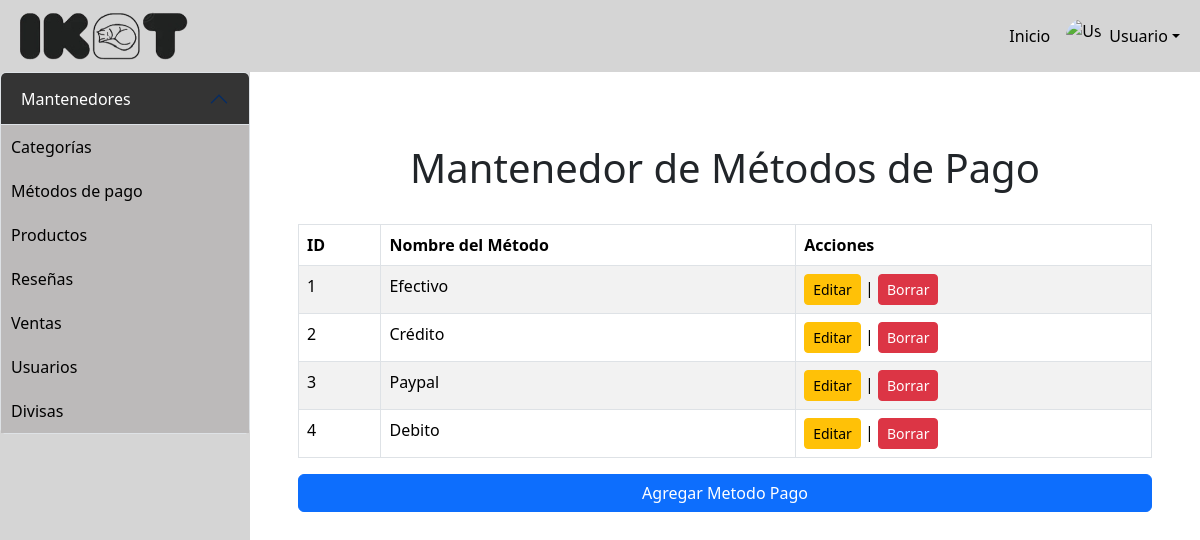
The app's page /mantenedores/Mantenedor_metodo_pago/mostrar_metodo_pago.php, older data.
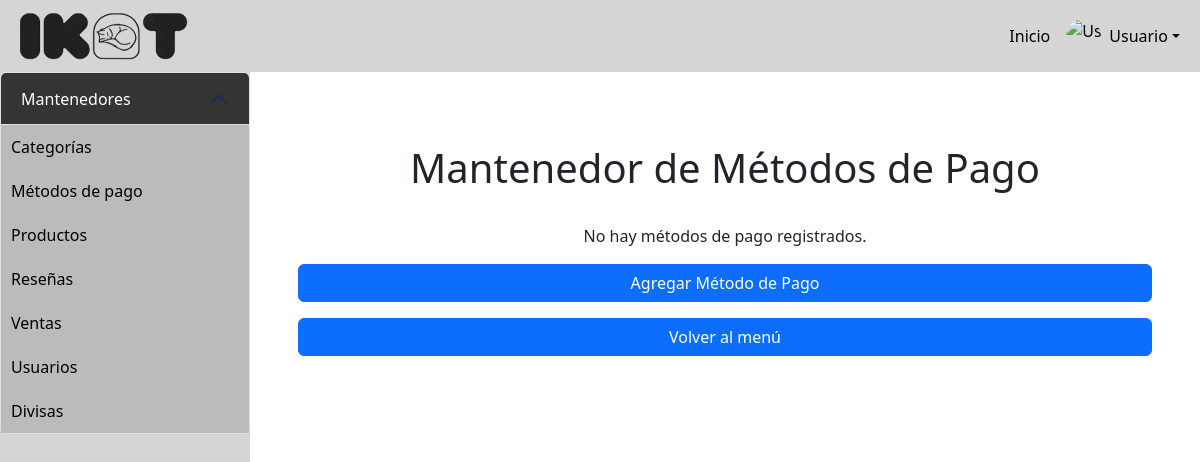
The same page, newer data.
### tables this page shows
CREATE TABLE `metodo_pago` (
  `id_metodo` int(10) NOT NULL,
  `nombre_metodo` varchar(50) NOT NULL,
  `activo` tinyint(1) NOT NULL
);

### mantenedores/Mantenedor_metodo_pago/mostrar_metodo_pago.php (the view, shortened to what the changed rows need)
<?php
include '../conexion.php';
?>
<!DOCTYPE html>
<html lang="en">
<head>
    <link href="https://cdn.jsdelivr.net/npm/bootstrap@5.3.3/dist/css/bootstrap.min.css" rel="stylesheet">
    <link rel="stylesheet" href="../menu/styles.css">
</head>
<body>
    <div class="d-flex">
        <div class="content-area flex-grow-1 p-5">
            <h1 class="text-center p-4">Mantenedor de Métodos de Pago</h1>
            <div class="table-responsive">
                <?php
                    $sql = "SELECT * FROM metodo_pago";
                    $result = $conn->query($sql);
                    if ($result->num_rows > 0) {
                        echo "<table class='table table-bordered table-striped'>
                                <thead class='thead-dark'>
                                    <tr>
                                        <th>ID</th>
                                        <th>Nombre del Método</th>
                                        <th>Acciones</th>
                                    </tr>
                                </thead>
                                <tbody>";
                        while($row = $result->fetch_assoc()) {
                            echo "<tr>
                                    <td>" . $row["id_metodo"] . "</td>
                                    <td>" . $row["nombre_metodo"] . "</td>
                                    <td>
                                        <a class='btn btn-warning btn-sm' data-bs-toggle='modal' data-bs-target='#editarMetodoPagoModal" . $row["id_metodo"] . "'>Editar</a> |
                                        <a href='borrar_metodo_pago.php?id=" . $row["id_metodo"] . "' class='btn btn-danger btn-sm'>Borrar</a>
                                    </td>
                                  </tr>";
                        }
                        echo "</tbody></table>";
                        echo "<a class='btn btn-primary mt-3 d-block' data-bs-toggle='modal' data-bs-target='#agregarMetodoPagoModal'>Agregar Metodo Pago</a>";
                    } else {
                        echo "<p class='text-center'>No hay métodos de pago registrados.</p>";
                        echo "<a href='insertar_metodo_pago.php' class='btn btn-primary mt-3 d-block'>Agregar Método de Pago</a>";
                        echo "<a href='../menu/menu.html' class='btn btn-primary mt-3 d-block'>Volver al menú</a>";
                    }
                ?>
            </div>
        </div>
    </div>
</body>
</html>

Row changes from the older to the newer data that the page shows:
removed metodo_pago: id_metodo "1", nombre_metodo "Efectivo"
removed metodo_pago: id_metodo "2", nombre_metodo "Crédito"
removed metodo_pago: id_metodo "3", nombre_metodo "Paypal"
removed metodo_pago: id_metodo "4", nombre_metodo "Debito"
Text that changed along with them:
text no longer shown: "ID Nombre del Método Acciones Agregar Metodo Pago"
text now shown: "No hay métodos de pago registrados. Agregar Método de Pago Volver al menú"
